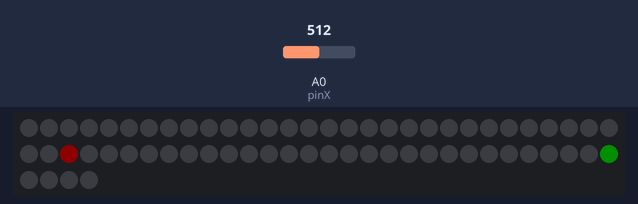
Bench run of a program on a simulated Arduino Mega 2560, built with avr-gcc and run on an emulated ATmega2560. On the bench: 64 RGB LEDs in strip order, left to right, continuing on the next row. The inputs (shaded band) are chosen by the test bench; at power-on: A0 (pinX) = 512. Dim RGB values are drawn brighter than linear; random numbers use the default seed unless the program sets one.

Above: at 1.2 s.
1.3 s: A0 (pinX) set to 693
4.3 s: A0 (pinX) set to 713
6.4 s: A0 (pinX) set to 290
At 10.64 s:
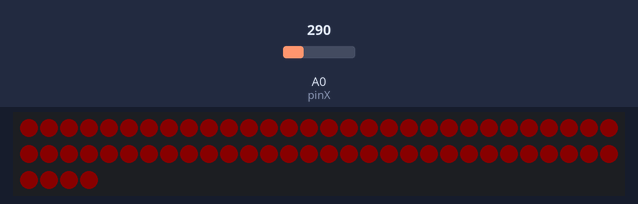
Timing chart, 0 to 12.1 s (numbered marks = the images above; inputs shaded):
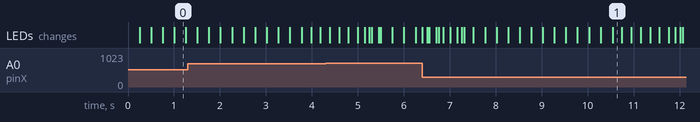

The program:

main.cpp
```cpp
#include <Adafruit_NeoPixel.h>

const short matrix_pin = 5;
const short width = 8;
const short height = 8;
const short num_pixels = width * height;
const short pinX = A0;

// Координати гравця (гравець живе на нижньому рядку: Y = 7)
short playerX = 3;
const short playerY = 7;

// Координати перешкоди
short obstacleX = 0;
short obstacleY = 0;

Adafruit_NeoPixel matrix(num_pixels, matrix_pin, NEO_GRB + NEO_KHZ800);

unsigned long lastMoveTime = 0;
unsigned long lastInputTime = 0;
int gameSpeed = 250;  // Швидкість падіння блоків (мс)
int inputDelay = 150; // Затримка опитування джойстика (мс)
bool gameOver = false;

// Функція для переведення X та Y у лінійний індекс матриці
int getIndex(short x, short y)
{
  // Формула для стандартної матриці (зліва направо, згори вниз)
  return (y * width) + x;
}

void resetGame()
{
  playerX = 3;                  // Повертаємо гравця в центр
  obstacleX = random(0, width); // Нова випадкова колонка для перешкоди
  obstacleY = 0;                // Починає з верхнього рядка
  gameOver = false;
  matrix.clear();
}

void setup()
{
  randomSeed(analogRead(A1)); // Ініціалізація генератора випадкових чисел (вільний пін)
  matrix.begin();
  matrix.setBrightness(15); // 1 — занадто тьмяно, поставимо трохи яскравіше
  matrix.clear();
  matrix.show();
  resetGame();
}

void loop()
{
  // Ефект програшу (реалізований через прості delay, бо гра все одно зупинена)
  if (gameOver)
  {
    for (int i = 0; i < 3; i++)
    {
      matrix.fill(matrix.Color(150, 0, 0));
      matrix.show();
      delay(200);
      matrix.clear();
      matrix.show();
      delay(200);
    }
    resetGame();
  }

  // КЕРУВАННЯ ГРАВЦЕМ (Зчитування джойстика за таймером)
  if (millis() - lastInputTime > inputDelay)
  {
    short valX = analogRead(pinX);

    if (valX < 300 && playerX > 0)
    {
      playerX--;
      lastInputTime = millis();
    }
    else if (valX > 700 && playerX < width - 1)
    {
      playerX++;
      lastInputTime = millis();
    }
  }

  // РУХ ПЕРЕШКОДИ (Падіння згори вниз за таймером)
  if (millis() - lastMoveTime > gameSpeed)
  {
    lastMoveTime = millis();
    obstacleY++;

    // Якщо перешкода впала за межі екрана, створюємо нову згори
    if (obstacleY >= height)
    {
      obstacleY = 0;
      obstacleX = random(0, width);
    }

    // ПЕРЕВІРКА ЗІТКНЕННЯ (Якщо координати збіглися)
    if (obstacleX == playerX && obstacleY == playerY)
    {
      gameOver = true;
    }
  }

  // ОНОВЛЕННЯ ЕКРАНА
  matrix.clear();

  // Малюємо гравця (Зелений) на нижньому рядку
  matrix.setPixelColor(getIndex(playerX, playerY), matrix.Color(0, 255, 0));

  // Малюємо перешкоду (Червоний)
  matrix.setPixelColor(getIndex(obstacleX, obstacleY), matrix.Color(255, 0, 0));

  matrix.show();
}
```
